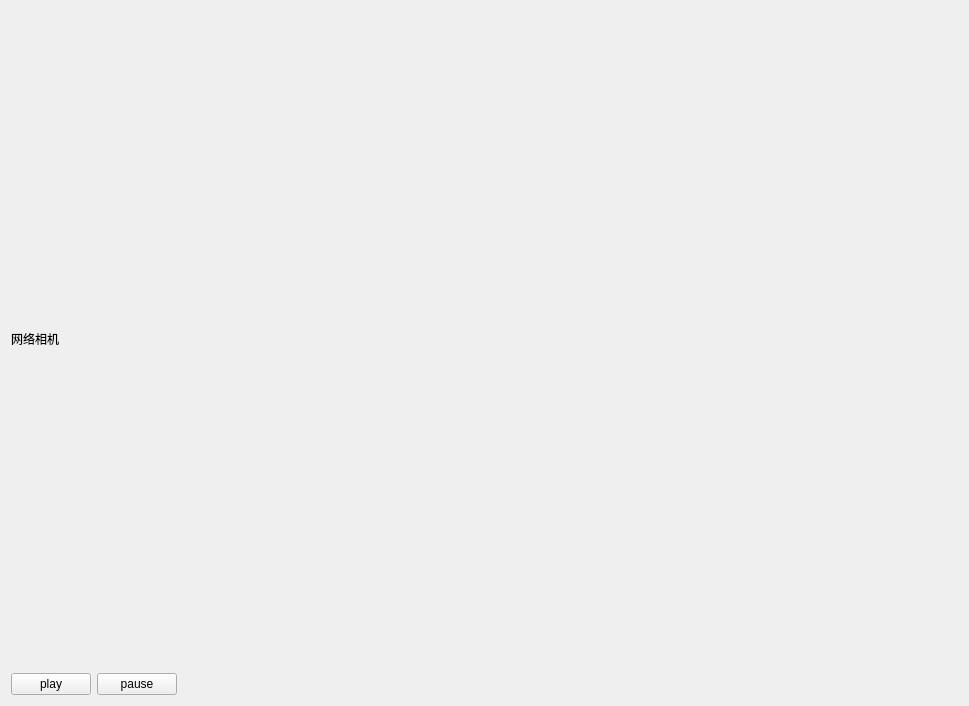
<?xml version="1.0" encoding="UTF-8"?>
<ui version="4.0">
 <class>qt_hikvisionClass</class>
 <widget class="QWidget" name="qt_hikvisionClass">
  <property name="geometry">
   <rect>
    <x>0</x>
    <y>0</y>
    <width>969</width>
    <height>706</height>
   </rect>
  </property>
  <property name="minimumSize">
   <size>
    <width>969</width>
    <height>706</height>
   </size>
  </property>
  <property name="maximumSize">
   <size>
    <width>969</width>
    <height>706</height>
   </size>
  </property>
  <property name="windowTitle">
   <string>qt_hikvision</string>
  </property>
  <layout class="QGridLayout" name="gridLayout">
   <item row="0" column="0">
    <widget class="QLabel" name="label">
     <property name="minimumSize">
      <size>
       <width>0</width>
       <height>611</height>
      </size>
     </property>
     <property name="text">
      <string>网络相机</string>
     </property>
    </widget>
   </item>
   <item row="1" column="0">
    <layout class="QHBoxLayout" name="horizontalLayout">
     <item>
      <widget class="QPushButton" name="pushButton_play">
       <property name="text">
        <string>play</string>
       </property>
      </widget>
     </item>
     <item>
      <widget class="QPushButton" name="pushButton_pause">
       <property name="text">
        <string>pause</string>
       </property>
      </widget>
     </item>
     <item>
      <spacer name="horizontalSpacer">
       <property name="orientation">
        <enum>Qt::Horizontal</enum>
       </property>
       <property name="sizeHint" stdset="0">
        <size>
         <width>40</width>
         <height>20</height>
        </size>
       </property>
      </spacer>
     </item>
    </layout>
   </item>
  </layout>
 </widget>
 <layoutdefault spacing="6" margin="11"/>
 <resources>
  <include location="qt_hikvision.qrc"/>
 </resources>
 <connections/>
</ui>
